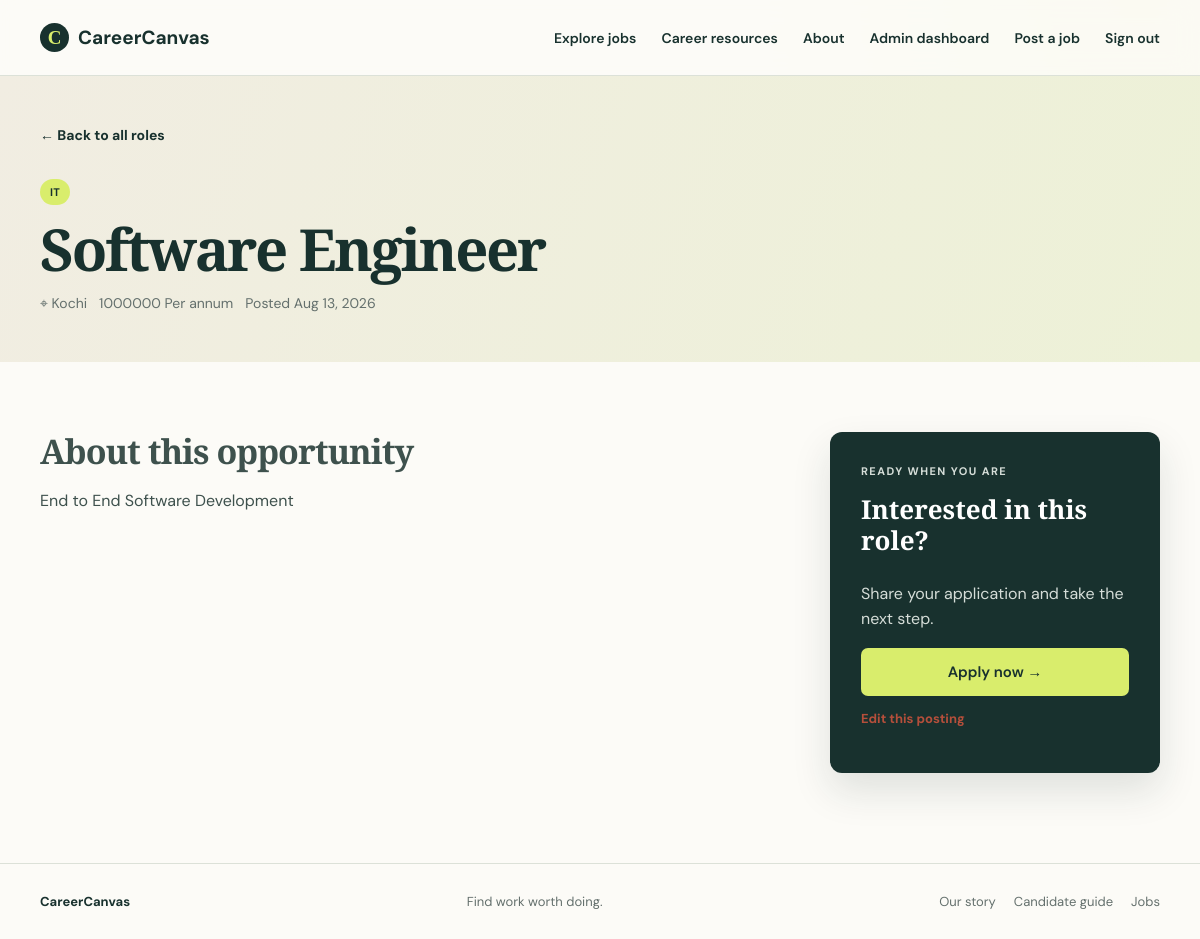
/job-detail/3 (signed in), run on the app's committed database.
### jobs/models.py (models this page shows, shortened)
class Jobs(models.Model):
    title=models.CharField(max_length=100)
    sector=models.ForeignKey(Sectors,on_delete=models.CASCADE)
    location=models.CharField(max_length=50)
    description=models.TextField()
    salary=models.CharField(max_length=50)
    post_date=models.DateField(auto_now_add=True)
    slug=models.SlugField(blank=True)
    is_active=models.BooleanField(default=True)
    author = models.ForeignKey(User, on_delete=models.SET_NULL, null=True, blank=True, related_name="posted_jobs")
    employment_type = models.CharField(max_length=30, default="Full-time")

class Sectors(models.Model):
    name=models.CharField(max_length=50)
    def __str__(self):
        return self.name

### jobs/views.py (the view)
# urls.py: path("job-detail/<int:job_id>",views.jobDetail,name="job_detail"),
@login_required(login_url="login")
def jobDetail(request,job_id):
    job=get_object_or_404(Jobs, id=job_id, is_active=True)
    has_applied = request.user.is_authenticated and Applications.objects.filter(user=request.user, job=job).exists()
    return render(request,"job-detail.html",{"job":job, "has_applied": has_applied})

### templates/job-detail.html (shortened to what this page needs)
{% extends 'base.html' %}
{% block content %}
  <section class="detail-hero">
    <div class="container">
      <a class="back-link" href="{% url 'all_jobs' %}">← Back to all roles</a><span class="tag">{{ job.sector }}</span><h1>{{ job.title }}</h1><div class="detail-meta">
        <span>⌖ {{ job.location }}</span><span>{{ job.salary }}</span><span>Posted {{ job.post_date|date:'M d, Y' }}</span>
      </div>
    </div>
  </section>
  <section class="container detail-layout">
    <article class="detail-copy">
      <h2>About this opportunity</h2>{{ job.description|linebreaks }}
    </article>
    <aside class="apply-panel">
      <p class="eyebrow">READY WHEN YOU ARE</p><h3>Interested in this role?</h3><p>Share your application and take the next step.</p>
      {% if user.is_authenticated %}
        {% if has_applied %}
          <div class="applied-note">✓ Application submitted</div>
        {% else %}
          <form method="post" action="{% url 'apply_job' job.id %}">
            {% csrf_token %}<button class="button" type="submit">Apply now →</button>
          </form>
        {% endif %}
      {% else %}
        <a class="button" href="{% url 'login' %}">Sign in to apply →</a><p class="small-note">
          New here? <a href="{% url 'register' %}">Create an account</a>.
        </p>
      {% endif %}
      {% if user.is_staff %}<p class="small-note"><a href="{% url 'update_job' job.id %}">Edit this posting</a></p>{% endif %}
    </aside>
  </section>
{% endblock %}

### static/css/site.css (style rules this page uses)
:root { --ink: #18312e; --muted: #64706d; --paper: #fcfbf7; --cream: #f1ede2; --line: #dce1d8; --lime: #d9ed6c; --accent: #ed6a4d }
* { box-sizing: border-box }
body { margin: 0; background: radial-gradient(circle at 95% 0%, #edf5cb 0, transparent 23rem), var(--paper); color: var(--ink); font: 16px 'DM Sans', sans-serif }
.container { width: min(1120px, calc(100% - 40px)); margin: auto }
a { color: inherit; text-decoration: none }
.button { display: inline-block; background: var(--ink); color: white; padding: 14px 20px; border: 0; border-radius: 7px; font: 600 15px 'DM Sans'; cursor: pointer }
.eyebrow { letter-spacing: .13em; font-size: 11px; font-weight: 700; color: #77835b; margin: 0 0 14px }
h1, h2, h3 { margin-top: 0 }
h1 { font: 700 clamp(45px, 6vw, 75px)/.98 'Playfair Display', serif; letter-spacing: -.04em }
.section-top h2, .detail-copy h2 { font: 700 34px/1.15 'Playfair Display'; letter-spacing: -.03em; margin-bottom: 0 }
.job-card-top, .job-card-bottom, .detail-meta { display: flex; justify-content: space-between; gap: 12px }
.tag { display: inline-block; background: var(--lime); padding: 6px 10px; font-size: 11px; font-weight: 700; border-radius: 20px; letter-spacing:.02em }
.job-card-bottom a, .small-note a, .auth-switch a { font-weight: 700; color: #b54f3b }
.detail-hero { background: linear-gradient(110deg, var(--cream), #edf1d7); padding: 50px 0 }
.back-link { display: block; font-size: 14px; font-weight: 700; margin-bottom: 35px }
.detail-hero h1 { font-size: 58px; margin: 16px 0 }
.detail-meta { justify-content: start; color: var(--muted); font-size: 14px }
.detail-layout { display: grid; grid-template-columns: 1fr 330px; gap: 100px; padding: 70px 0 90px }
.detail-copy { max-width: 650px; line-height: 1.75; color: #3e514d }
.apply-panel { height: max-content; background: var(--ink); color: white; padding: 31px; border-radius: 12px; box-shadow:0 18px 38px #18312e20 }
.apply-panel h3 { font: 600 26px/1.2 'Playfair Display' }
.apply-panel p { color: #d5ddd8; line-height: 1.55 }
.apply-panel .button { background: var(--lime); color: var(--ink); width: 100%; text-align: center }
.small-note { font-size: 13px }

### data on the page
Jobs: sector "IT", title "Software Engineer", location "Kochi", salary "1000000 Per annum", post_date "Aug 13, 2026", description "End to End Software Development"
